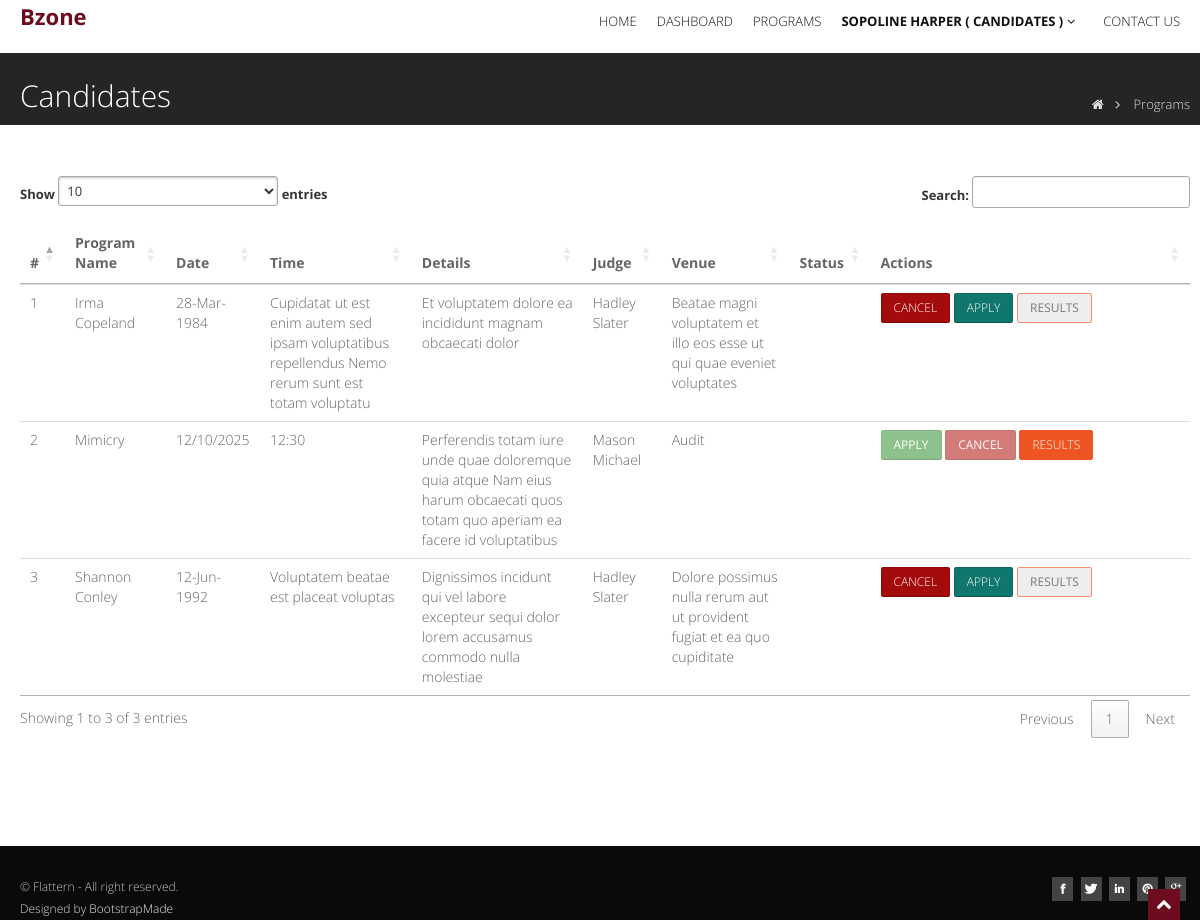
/candidates/programs/view (signed in), run on the app's committed database.
### frontend/models.py (models this page shows, shortened)
class Programs(models.Model):
    id = models.AutoField(primary_key=True, null=False)
    program_name = models.CharField(max_length=255, null=True)
    details = models.TextField(null=True)
    date = models.CharField(max_length=10, null=True)
    time = models.CharField(max_length=25, null=True)
    venue = models.CharField(max_length=100, null=True)
    committee_member = models.ForeignKey(CommitteeMembers,on_delete=models.SET_NULL,null=True)
    judge = models.ForeignKey(Judges,on_delete=models.SET_NULL,null=True)
    status_choices = [
        ('yes', 'Yes'),
        ('no', 'No'),
    ]
    published = models.CharField(max_length=7, choices=status_choices, default="no")

class Judges(models.Model):
    id = models.AutoField(primary_key=True, null=False)
    name = models.CharField(max_length=100, null=True)
    email = models.CharField(max_length=255, null=True)
    username = models.CharField(max_length=25, null=True)
    password = models.CharField(max_length=255, null=True)
    phone = models.CharField(max_length=15, null=True)
    address = models.TextField(null=True)
    status_choices = [
        ('active', 'Active'),
        ('suspend', 'Suspend'),
    ]
    status = models.CharField(max_length=7, choices=status_choices, default="active")
    def __str__(self):
        return self.name

### frontend/views.py (the view)
# urls.py: path('candidates/programs/view', views.c_view_programs, name='view-programs'),
def c_view_programs(request):
    programs = Programs.objects.filter()
    programs_applied = ProgramsApplied.objects.filter(candidate_id=request.session['user_id'])
    context = {'programs': programs, 'programs_applied': programs_applied }
    return render(request, 'c_view_programs.html', context)

### frontend/templates/c_view_programs.html (shortened to what this page needs)
{% load static %}
{% include "includes/header.html" %}
<section id="inner-headline">
    <div class="container">
        <div class="row">
            <div class="span8">
                <div class="inner-heading">
                    <h2>Candidates</h2>
                </div>
            </div>
            <div class="span4">
                <ul class="breadcrumb">
                    <li><a href="#"><i class="icon-home"></i></a><i class="icon-angle-right"></i></li>
                    <li class="active">Programs</li>
                </ul>
            </div>
        </div>
    </div>
</section>
<section id="content">
    <div class="container">
        <div class="row">
            <div class="span12">
                <div class="span12 align-center">
                </div>
                <table class="table table-hover">
                    <thead>
                    <tr>
                        <th scope="col">#</th>
                        <th scope="col">Program Name</th>
                        <th scope="col">Date</th>
                        <th scope="col">Time</th>
                        <th scope="col">Details</th>
                        <th scope="col">Judge</th>
                        <th scope="col">Venue</th>
                        <th scope="col">Status</th>
                        <th scope="col">Actions</th>
                    </tr>
                    </thead>
                    <tbody>
                    {% for i in programs %}
                    <tr>
                        <td>{{ forloop.counter }}</td>
                        <td>{{ i.program_name }}</td>
                        <td>{{ i.date }}</td>
                        <td>{{ i.time }}</td>
                        <td>{{ i.details }}</td>
                        <td>{{ i.judge }}</td>
                        <td>{{ i.venue }}</td>
                        <td></td>
                        <td width="300">
                             {% if i.published == 'yes' %}
                            <input type="button" class="btn btn-success btn-sm" disabled value="Apply" />
                            <input type="button" class="btn btn-danger btn-sm" disabled value="Cancel" />
                            {% else %}
                             <a href="/candidates/programs/action/{{ i.id }}/cancel" class="btn btn-danger btn-sm">Cancel</a>
                            <a href="/candidates/programs/action/{{ i.id }}/apply" class="btn btn-success btn-sm" >Apply</a>
                            {% endif %}
                            {% if i.published == 'yes' %}
                            <a href="/programs/view-results/{{ i.id }}" class="btn btn-orange btn-sm">Results</a>
                            {% else %}
                            <input type="button" class="btn btn-orange btn-sm" disabled value="Results" />
                            {% endif %}
                        </td>
                    </tr>
                    {% endfor %}
                    </tbody>
                </table>
            </div>
        </div>
    </div>
</section>
{% include "includes/footer.html" %}

### static/css/style.css (style rules this page uses)
body { font-family: 'Open Sans', Arial, sans-serif; font-size: 14px; font-weight: 300; line-height: 1.6em; color: #656565; }
.container { padding: 0 20px 0 20px; position: relative; }
#content { position: relative; background: #fff; padding: 50px 0 0 0; }
#inner-headline { background: #252525; position: relative; margin: 0; padding: 0; color: #fefefe; }
#inner-headline .inner-heading h2 { color: #fff; margin: 20px 0 0 0; }
#inner-headline ul.breadcrumb { margin: 30px 0 0; float: right; }
#inner-headline ul.breadcrumb li { margin-bottom: 0; padding-bottom: 0; }
#inner-headline ul.breadcrumb li { font-size: 13px; color: #ddd; }
#inner-headline ul.breadcrumb li i { color: #dedede; }
#inner-headline ul.breadcrumb li a { color: #fff; }
.align-center { text-align: center !important; }
.inner-heading h2 { font-size: 30px !important; }

### static/skins/kissme.css (style rules this page uses)
a, a:hover,a:focus,a:active, footer a.text-link:hover, strike, footer ul.link-list li a:hover, .post-meta span a:hover, footer a.text-link, ul.meta-post li a:hover, ul.cat li a:hover, ul.recent li h6 a:hover, ul.portfolio-categ li.active a, ul.portfolio-categ li.active a:hover, ul.portfolio-categ li a:hover,ul.related-post li h4 a:hover, span.highlight,article .post-heading h3 a:hover, .navbar .nav > .active > a,.navbar .nav > .active > a:hover,.navbar .nav > li > a:hover,.navbar .nav > li > a:focus,.navbar .nav > .active > a:focus, .validation { color:#6D0C1F; }

### static/css/overwrite.css (style rules this page uses)
h1, h2, h3, h4, h5, h6 { font-family: 'Open Sans', sans-serif; color:#353535; font-weight:300; line-height:1.5em; margin-top:0; }
h2 { font-size:42px; margin-bottom:22px; }
label, input, button, select, textarea { font-size: 13px; font-weight: normal; }
input, button, select, textarea { font-family:'Open Sans', Arial, sans-serif; font-size: 13px; }
ul, ol { padding: 0; margin: 0 0 10px 25px; }
li { line-height: 1.6em; }
.btn { font-size: 12px; text-transform:uppercase; text-shadow: none; background-image:none; border-color: none; border-bottom-color: none; -webkit-box-shadow: none; -moz-box-shadow: none; box-shadow: none; }
.btn { outline:0; -webkit-border-radius: 2px; -moz-border-radius: 2px; border-radius: 2px; }
a.btn,.btn:focus { outline:0; }
.btn-success { background: #11766D; }
.btn-danger { background: #a40b0b; }
.btn-orange { border:1px solid #ef5523; color:#fff; background: #ef5523; }
.breadcrumb { float:left; padding:10px 0 10px 0; margin:0; list-style: none; background: none; -webkit-border-radius: 0; -moz-border-radius: 0; border-radius: 0; }
.breadcrumb > li { display: inline-block; *display: inline; text-shadow: none; font-size:12px; *zoom: 1; margin:0; }
.breadcrumb > .active { color: #797979; }

### data on the page
Programs: program_name "Irma Copeland", date "28-Mar-1984", time "Cupidatat ut est enim autem sed ipsam voluptatibus repellendus Nemo rerum sunt est totam voluptatu", details "Et voluptatem dolore ea incididunt magnam obcaecati dolor", judge "Hadley Slater", venue "Beatae magni voluptatem et illo eos esse ut qui quae eveniet voluptates"
Programs: program_name "Mimicry", date "12/10/2025", time "12:30", details "Perferendis totam iure unde quae doloremque quia atque Nam eius harum obcaecati quos totam quo aperiam ea facere id voluptatibus", judge "Mason Michael", venue "Audit"
Programs: program_name "Shannon Conley", date "12-Jun-1992", time "Voluptatem beatae est placeat voluptas", details "Dignissimos incidunt qui vel labore excepteur sequi dolor lorem accusamus commodo nulla molestiae", judge "Hadley Slater", venue "Dolore possimus nulla rerum aut ut provident fugiat et ea quo cupiditate"

### other printed values
{{ request.session.full_name }} "SOPOLINE HARPER"
{{ request.session.usertype }} "CANDIDATES"
